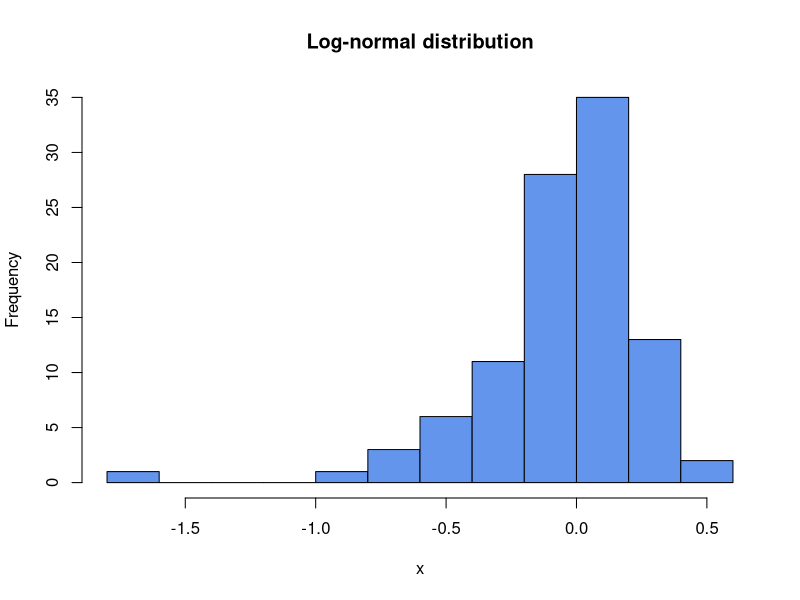
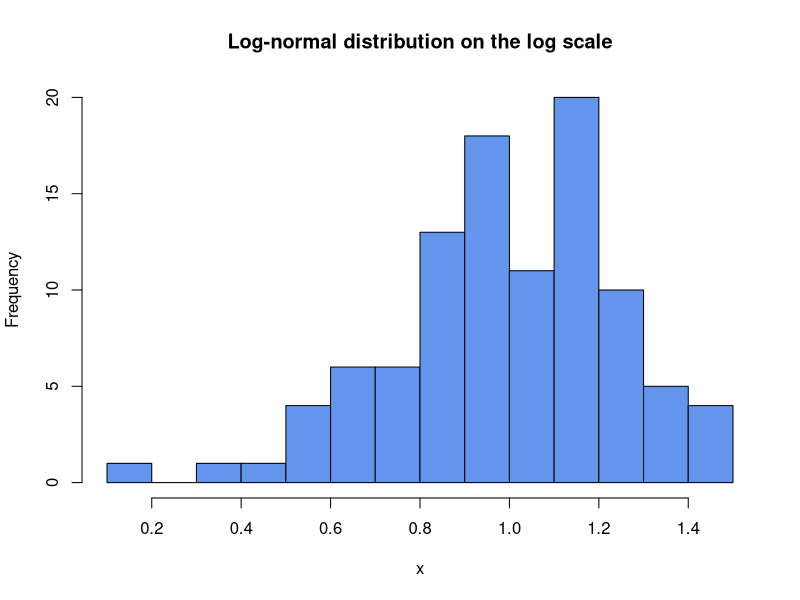

Recreate these plots in R, in order.
## ---- chunk 1
s = log(rnorm(n=100, mean=1, sd=0.25))
## ---- chunk 2
hist(s, breaks=10, col="cornflowerblue",
    xlab="x",
    main="Log-normal distribution")
## ---- chunk 3
hist(exp(s), breaks=10, col="cornflowerblue",
    xlab="x",
    main="Log-normal distribution on the log scale")
